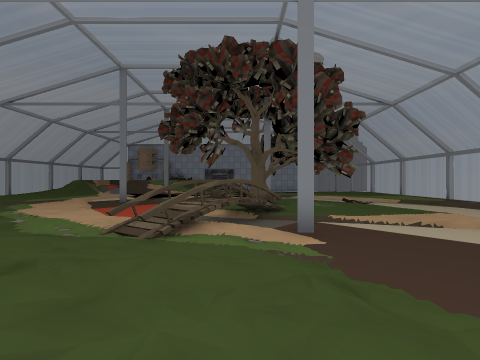
view 1 (above)

20 first-person views from a walk through a Unity game level. The camera is 1.5 m above the floor, looks level and sees 85° across. The floor is counted in squares, 2 m on a side. Each view is taken from the middle of a square. On the plan, view 1 faces up. The plan holds only what a view shows up to about 9 squares ahead; the rest is blank. The place goes on beyond the plan. Some surface patterns are stand-ins.

view 2
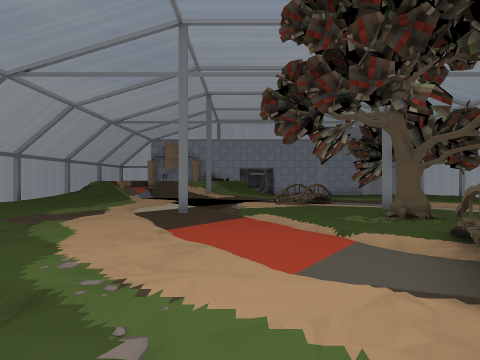

view 3
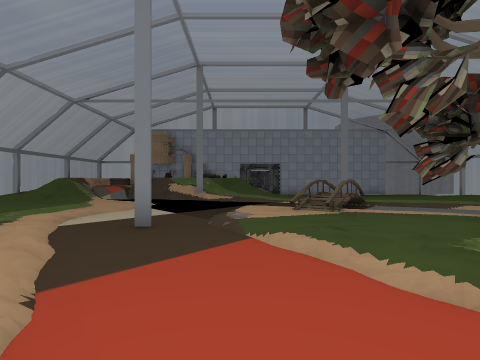

view 4
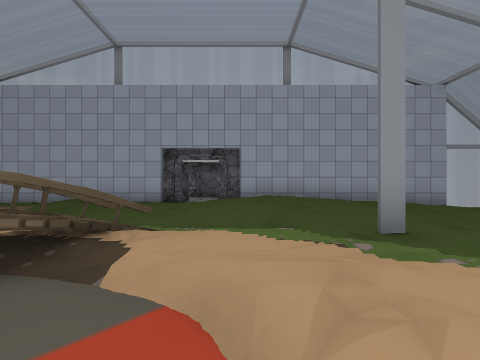

view 5
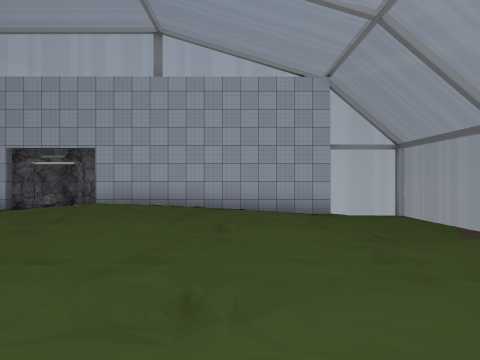

view 6
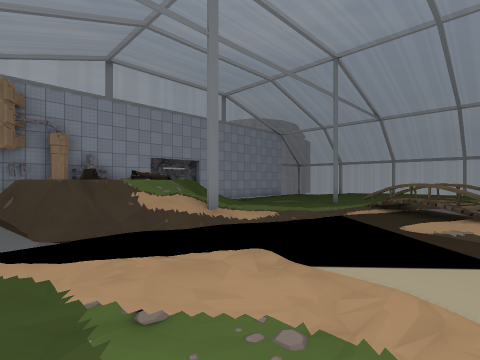

view 7
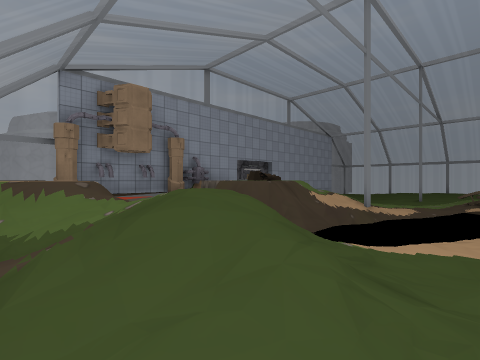

view 8
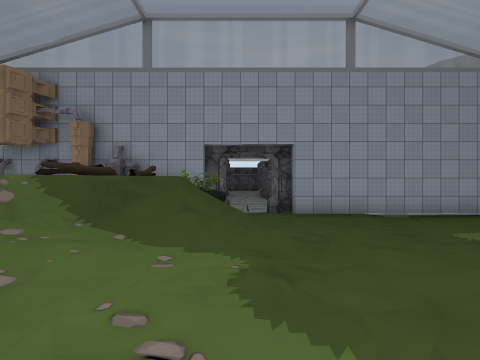

view 9
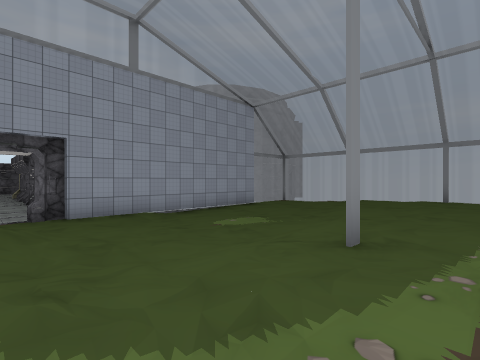

view 10
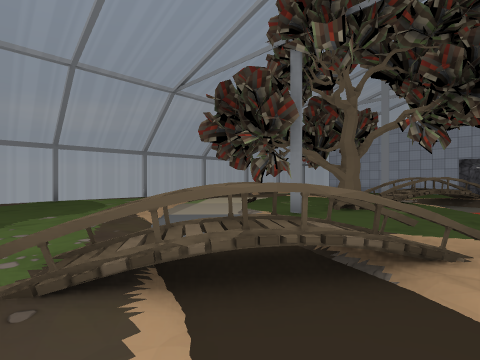

view 11
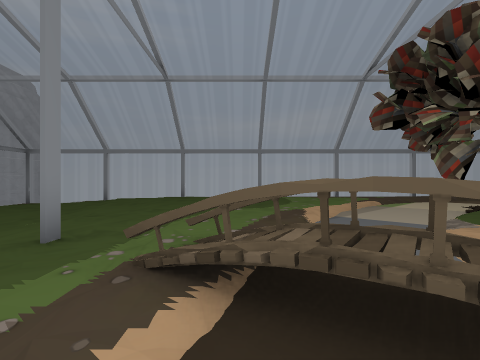

view 12
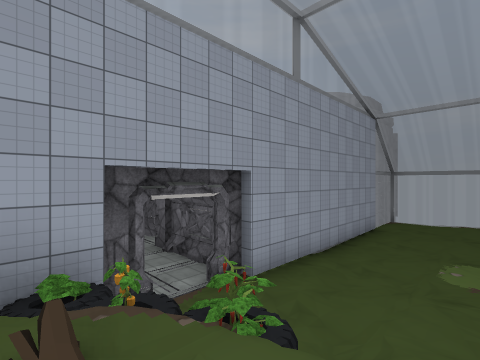

view 13
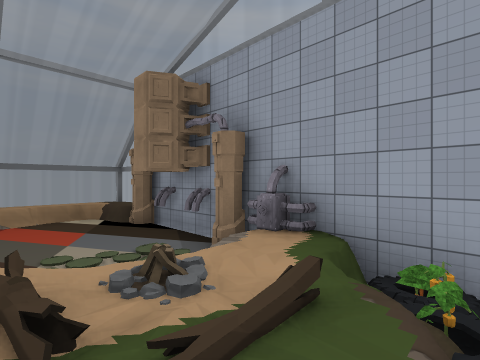

view 14
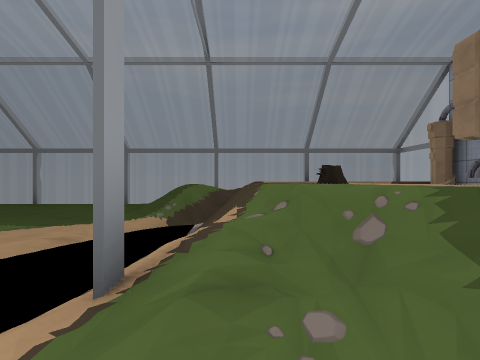

view 15
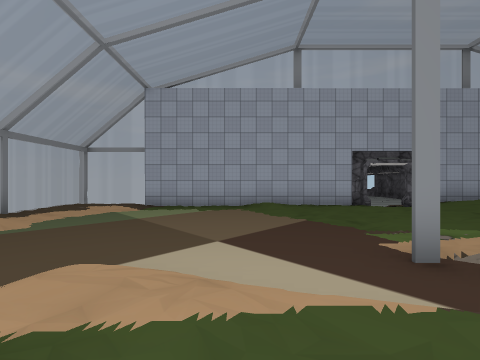

view 16
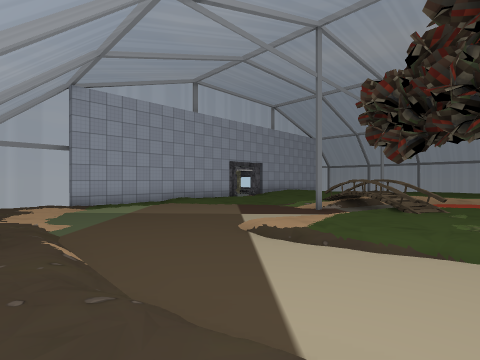

view 17
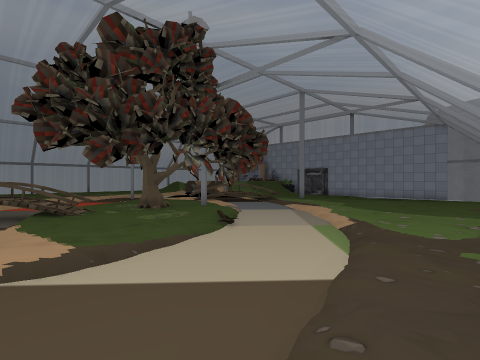

view 18
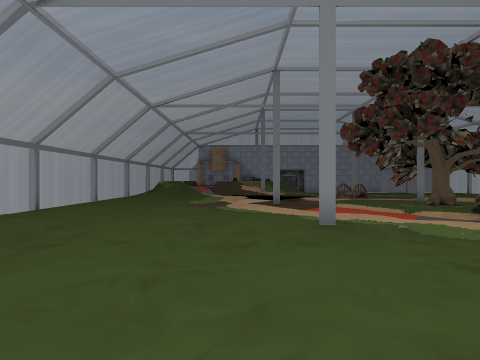

view 19
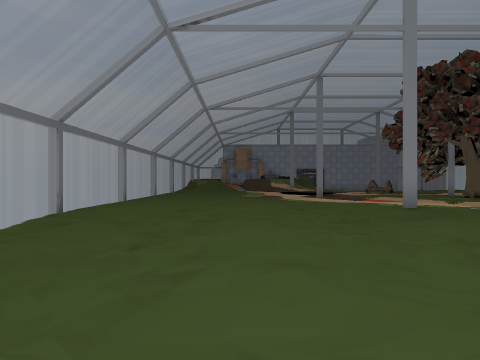

view 20
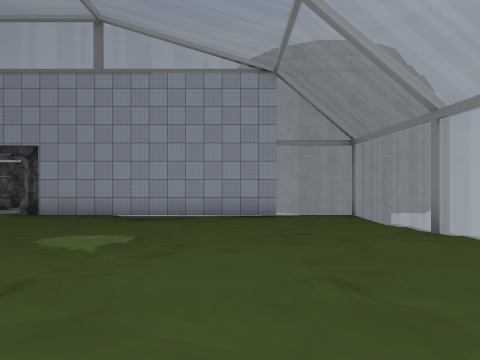

### Floor plan
Key: @ floor where view 1 was taken; # wall or solid block; x gap in a wall; . main floor; : floor 0.25 m higher than the main floor; - floor 0.25 m lower than the main floor; + floor 0.5 m higher than the main floor; _ floor 0.5 m lower than the main floor; * floor 0.75 m higher than the main floor; < floor 0.75 m lower than the main floor; % floor 1.5 m higher than the main floor; / step, stairs or slope; = window, fence, low wall or low ledge; v drop or lower ground; T tree; P pipe; B bush; I tire; O other object.
Columns run from 12 left of view 1 to 9 right of it. Each row starts with its distance up from view 1.
 25  #v        #
 24  ##      #_##
 23   ##    ##_###########
 22 ###POPOP#I_##_<<_____#
 21  =*O**O=#I__/<<<_____
 20 #=***O*=/B///_______/
 19 #/****= ////______///#
 18  // /=#%////___////--
 17  ////=/////////--/-..
 16 #////-/=//...#.......#
 15  /////- -/--=.......
 14  ...../  ---#=.......
 13 #...../--//##-/......#
 12  ...../--//=/---/....
 11  .....---../.T/--/...
 10 #...../#-/...x./--/..
  9  ....../--...T../--..
  8  ....../--/...../--/.
  7 #......./--/=....--//
  6  ......::/--#=.../-/.
  5  .....::::/#=--/./--:
  4 #../...#//=#/#------:
  3  ///...//./..-------:
  2  /_/...:/:/..------//
  1  _-///::++/...------.#
  0  _///.:/+//.@./----..
 -1  _////#####/.../--...
 -2 #######  ###### #####
 -3             #

Positions as (right, up) in squares from view 1, and headings:
1: (0, 0), facing up
2: (-3, 3), facing up
3: (-3, 6), facing up
4: (-3, 7), facing down
5: (-7, 6), facing down
6: (-8, 12), facing up-right
7: (-11, 14), facing up-right
8: (-2, 15), facing up
9: (-2, 15), facing up-right
10: (-2, 15), facing down-right
11: (-2, 14), facing right
12: (-4, 19), facing up-right
13: (-3, 19), facing up-left
14: (-3, 17), facing left
15: (3, 7), facing down
16: (8, 8), facing down-left
17: (8, 5), facing up-left
18: (-6, 0), facing up
19: (-8, -1), facing up
20: (5, 15), facing up
